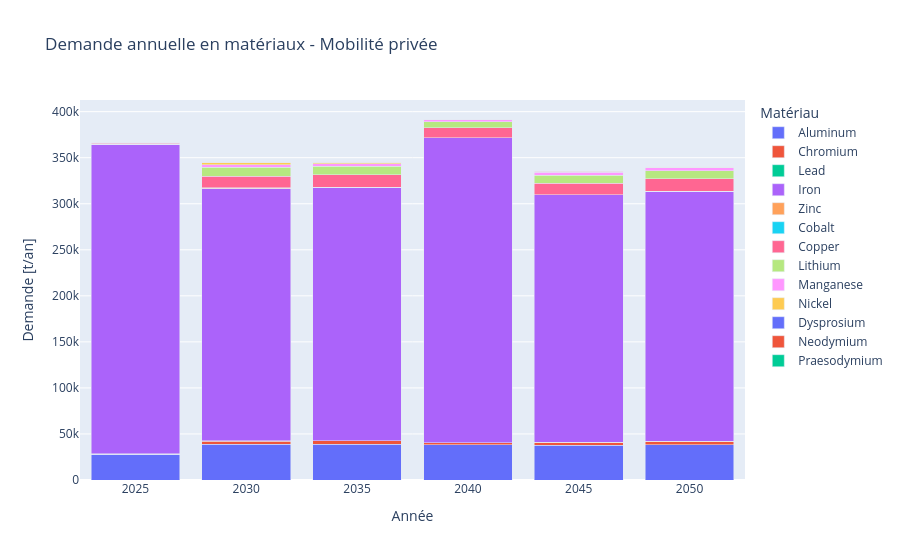

Source (notebook cell):
### Code cell
def plot_all_materials_demand_mob(cumulative=False, show=False):
    
    data_all = {}
    for material in df_body.index.tolist() + df_batt_mi.index.tolist() + df_motor_mi.index.tolist():
        total_by_period = []
        for period in periods:
            total = 0
            for tech in priv_mob_techs_positive:
                vtype = tech_to_vtype[tech]
                n_veh = results['F_new'].loc[period].loc[tech].squeeze() * 1e6 / ref_size_priv_mob
                mi = get_vehicle_mi(material, vtype, period)  # g/vehicle
                total += n_veh * mi / 1e6  # -> tonnes
            total_by_period.append(total / 5)
        data_all[material] = total_by_period

    df_all_mob = pd.DataFrame(data_all, index=years)
    df_all_mob = df_all_mob.loc[:, df_all_mob.max() > 0]

    df_melted = df_all_mob.reset_index().rename(columns={'index': 'Année'}).melt(
        id_vars='Année', var_name='Matériau', value_name='Demande [t/an]'
    )
    fig = px.bar(df_melted, x='Année', y='Demande [t/an]', color='Matériau', barmode='stack',
                 title='Demande annuelle en matériaux - Mobilité privée')
    fig.update_layout(xaxis_title='Année', yaxis_title='Demande [t/an]')
    if show:
        fig.show()
    return df_all_mob

df_all_mob = plot_all_materials_demand_mob(cumulative=False, show=True)

### Figure 1 — Plotly figure (JSON) as saved in the notebook; plotly's stock layout.template omitted (floating-point values rounded to 4 significant figures)
{"data": [{"hovertemplate": "Matériau=Aluminum<br>Année=%{x}<br>Demande [t/an]=%{y}<extra></extra>", "legendgroup": "Aluminum", "marker": {"color": "#636efa", "pattern": {"shape": ""}}, "name": "Aluminum", "orientation": "v", "showlegend": true, "textposition": "auto", "type": "bar", "x": ["2025", "2030", "2035", "2040", "2045", "2050"], "xaxis": "x", "y": [27910.0, 38690.0, 38830.0, 38030.0, 37560.0, 38350.0], "yaxis": "y"}, {"hovertemplate": "Matériau=Chromium<br>Année=%{x}<br>Demande [t/an]=%{y}<extra></extra>", "legendgroup": "Chromium", "marker": {"color": "#EF553B", "pattern": {"shape": ""}}, "name": "Chromium", "orientation": "v", "showlegend": true, "textposition": "auto", "type": "bar", "x": ["2025", "2030", "2035", "2040", "2045", "2050"], "xaxis": "x", "y": [319.8, 3601.0, 3615.0, 2515.0, 3458.0, 3570.0], "yaxis": "y"}, {"hovertemplate": "Matériau=Lead<br>Année=%{x}<br>Demande [t/an]=%{y}<extra></extra>", "legendgroup": "Lead", "marker": {"color": "#00cc96", "pattern": {"shape": ""}}, "name": "Lead", "orientation": "v", "showlegend": true, "textposition": "auto", "type": "bar", "x": ["2025", "2030", "2035", "2040", "2045", "2050"], "xaxis": "x", "y": [112.2, 94.21, 94.57, 112.1, 92.17, 93.39], "yaxis": "y"}, {"hovertemplate": "Matériau=Iron<br>Année=%{x}<br>Demande [t/an]=%{y}<extra></extra>", "legendgroup": "Iron", "marker": {"color": "#ab63fa", "pattern": {"shape": ""}}, "name": "Iron", "orientation": "v", "showlegend": true, "textposition": "auto", "type": "bar", "x": ["2025", "2030", "2035", "2040", "2045", "2050"], "xaxis": "x", "y": [336300.0, 274200.0, 275200.0, 330900.0, 268400.0, 271800.0], "yaxis": "y"}, {"hovertemplate": "Matériau=Zinc<br>Année=%{x}<br>Demande [t/an]=%{y}<extra></extra>", "legendgroup": "Zinc", "marker": {"color": "#FFA15A", "pattern": {"shape": ""}}, "name": "Zinc", "orientation": "v", "showlegend": true, "textposition": "auto", "type": "bar", "x": ["2025", "2030", "2035", "2040", "2045", "2050"], "xaxis": "x", "y": [37.27, 30.39, 30.51, 36.67, 29.75, 30.13], "yaxis": "y"}, {"hovertemplate": "Matériau=Cobalt<br>Année=%{x}<br>Demande [t/an]=%{y}<extra></extra>", "legendgroup": "Cobalt", "marker": {"color": "#19d3f3", "pattern": {"shape": ""}}, "name": "Cobalt", "orientation": "v", "showlegend": true, "textposition": "auto", "type": "bar", "x": ["2025", "2030", "2035", "2040", "2045", "2050"], "xaxis": "x", "y": [77.88, 573.8, 288.0, 0.0, 0.0, 0.0], "yaxis": "y"}, {"hovertemplate": "Matériau=Copper<br>Année=%{x}<br>Demande [t/an]=%{y}<extra></extra>", "legendgroup": "Copper", "marker": {"color": "#FF6692", "pattern": {"shape": ""}}, "name": "Copper", "orientation": "v", "showlegend": true, "textposition": "auto", "type": "bar", "x": ["2025", "2030", "2035", "2040", "2045", "2050"], "xaxis": "x", "y": [1057.0, 12920.0, 13210.0, 11190.0, 12870.0, 13280.0], "yaxis": "y"}, {"hovertemplate": "Matériau=Lithium<br>Année=%{x}<br>Demande [t/an]=%{y}<extra></extra>", "legendgroup": "Lithium", "marker": {"color": "#B6E880", "pattern": {"shape": ""}}, "name": "Lithium", "orientation": "v", "showlegend": true, "textposition": "auto", "type": "bar", "x": ["2025", "2030", "2035", "2040", "2045", "2050"], "xaxis": "x", "y": [716.6, 9597.0, 9264.0, 6282.0, 8465.0, 8785.0], "yaxis": "y"}, {"hovertemplate": "Matériau=Manganese<br>Année=%{x}<br>Demande [t/an]=%{y}<extra></extra>", "legendgroup": "Manganese", "marker": {"color": "#FF97FF", "pattern": {"shape": ""}}, "name": "Manganese", "orientation": "v", "showlegend": true, "textposition": "auto", "type": "bar", "x": ["2025", "2030", "2035", "2040", "2045", "2050"], "xaxis": "x", "y": [131.2, 2471.0, 2904.0, 2350.0, 3383.0, 3286.0], "yaxis": "y"}, {"hovertemplate": "Matériau=Nickel<br>Année=%{x}<br>Demande [t/an]=%{y}<extra></extra>", "legendgroup": "Nickel", "marker": {"color": "#FECB52", "pattern": {"shape": ""}}, "name": "Nickel", "orientation": "v", "showlegend": true, "textposition": "auto", "type": "bar", "x": ["2025", "2030", "2035", "2040", "2045", "2050"], "xaxis": "x", "y": [368.3, 3026.0, 1817.0, 420.6, 604.5, 588.2], "yaxis": "y"}, {"hovertemplate": "Matériau=Dysprosium<br>Année=%{x}<br>Demande [t/an]=%{y}<extra></extra>", "legendgroup": "Dysprosium", "marker": {"color": "#636efa", "pattern": {"shape": ""}}, "name": "Dysprosium", "orientation": "v", "showlegend": true, "textposition": "auto", "type": "bar", "x": ["2025", "2030", "2035", "2040", "2045", "2050"], "xaxis": "x", "y": [2.377, 22.1, 22.19, 23.24, 21.51, 21.91], "yaxis": "y"}, {"hovertemplate": "Matériau=Neodymium<br>Année=%{x}<br>Demande [t/an]=%{y}<extra></extra>", "legendgroup": "Neodymium", "marker": {"color": "#EF553B", "pattern": {"shape": ""}}, "name": "Neodymium", "orientation": "v", "showlegend": true, "textposition": "auto", "type": "bar", "x": ["2025", "2030", "2035", "2040", "2045", "2050"], "xaxis": "x", "y": [19.9, 185.1, 185.8, 194.6, 180.1, 183.5], "yaxis": "y"}, {"hovertemplate": "Matériau=Praesodymium<br>Année=%{x}<br>Demande [t/an]=%{y}<extra></extra>", "legendgroup": "Praesodymium", "marker": {"color": "#00cc96", "pattern": {"shape": ""}}, "name": "Praesodymium", "orientation": "v", "showlegend": true, "textposition": "auto", "type": "bar", "x": ["2025", "2030", "2035", "2040", "2045", "2050"], "xaxis": "x", "y": [0.02864, 0.2663, 0.2673, 0.28, 0.2592, 0.264], "yaxis": "y"}], "layout": {"barmode": "stack", "legend": {"title": {"text": "Matériau"}, "tracegroupgap": 0}, "title": {"text": "Demande annuelle en matériaux - Mobilité privée"}, "xaxis": {"anchor": "y", "domain": [0, 1], "title": {"text": "Année"}}, "yaxis": {"anchor": "x", "domain": [0, 1], "title": {"text": "Demande [t/an]"}}}}
